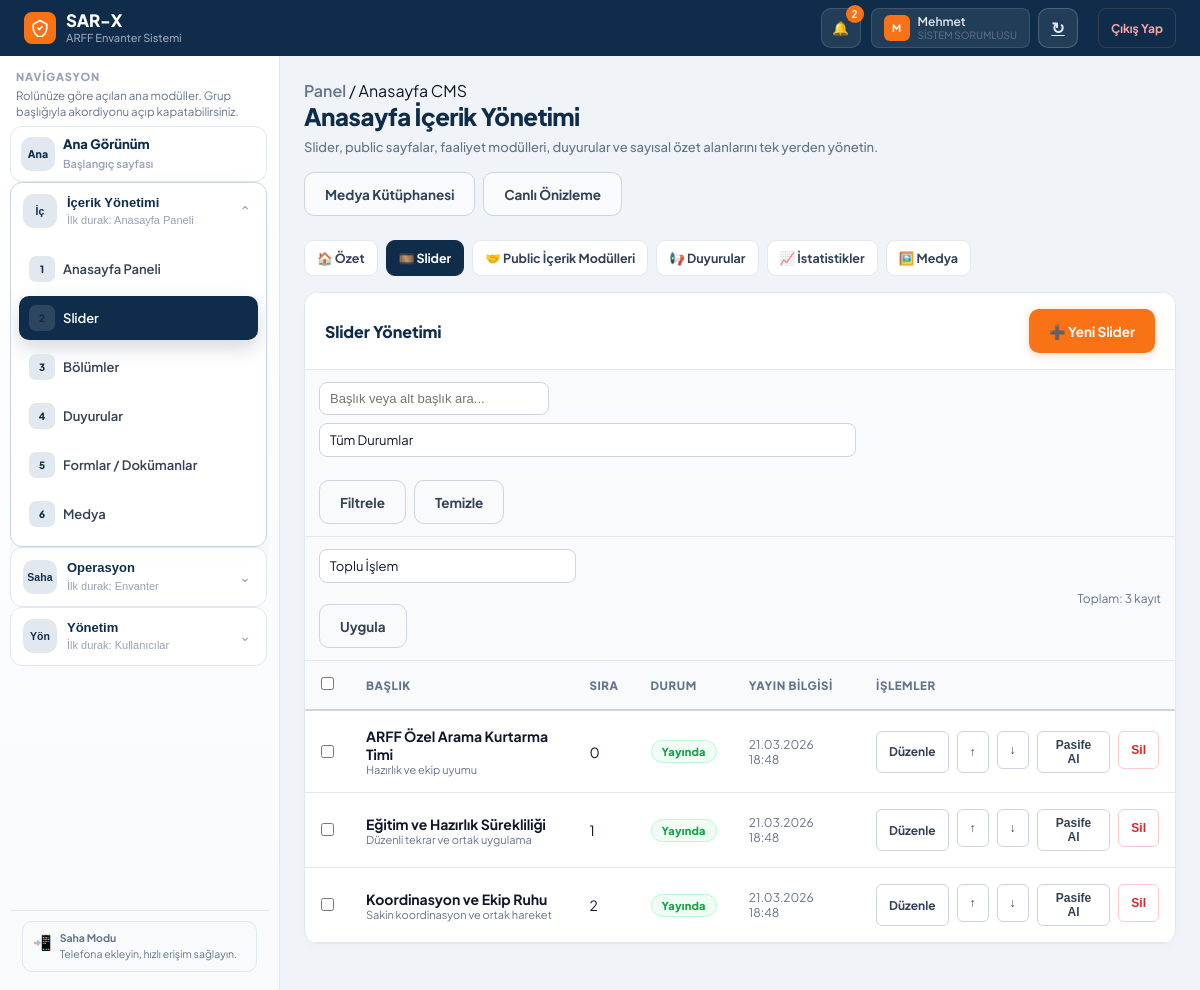
Page /admin/homepage/sliders (signed in) on the committed database.
### models.py (models this page shows, shortened)
class TimestampMixin:
    created_at = db.Column(db.DateTime, default=get_tr_now)
    updated_at = db.Column(db.DateTime, default=get_tr_now, onupdate=get_tr_now)

class SoftDeleteMixin:
    is_deleted = db.Column(db.Boolean, default=False, index=True) # Hızlı filtreleme için indekslendi
    deleted_at = db.Column(db.DateTime, nullable=True)

class Kullanici(db.Model, UserMixin, TimestampMixin, SoftDeleteMixin):
    __tablename__ = 'kullanici'
    id = db.Column(db.Integer, primary_key=True)
    kullanici_adi = db.Column(db.String(50), unique=True, nullable=False)
    sifre_hash = db.Column(db.String(256))
    tam_ad = db.Column(db.String(100), nullable=False)
    rol = db.Column(db.String(20), nullable=False, default='personel', index=True)
    havalimani_id = db.Column(db.Integer, db.ForeignKey('havalimani.id'), nullable=True, index=True)
    telefon_numarasi = db.Column(db.String(32))
    sertifika_tarihi = db.Column(db.Date)
    uzmanlik_alani = db.Column(db.String(100))
    kayit_tarihi = db.Column(db.DateTime, default=get_tr_now)
    assigned_work_orders = db.relationship(
        'WorkOrder',
        foreign_keys='WorkOrder.assigned_user_id',
        backref='assigned_user',
        lazy=True
    )
    created_work_orders = db.relationship(
        'WorkOrder',
        foreign_keys='WorkOrder.created_user_id',
        backref='created_user',
        lazy=True
    )

class HomeSlider(db.Model, TimestampMixin):
    __tablename__ = 'home_slider'
    id = db.Column(db.Integer, primary_key=True)
    title = db.Column(db.String(200), nullable=False)
    subtitle = db.Column(db.String(250))
    description = db.Column(db.Text)
    image_url = db.Column(db.String(500))
    button_text = db.Column(db.String(80), default='Detaylı Bilgi')
    button_link = db.Column(db.String(300), default='#')
    order_index = db.Column(db.Integer, default=0, index=True)
    is_active = db.Column(db.Boolean, default=True, index=True)
    @property
    def image_path(self):
        return self.image_url

class ContentWorkflow(db.Model, TimestampMixin):
    __tablename__ = 'content_workflow'
    id = db.Column(db.Integer, primary_key=True)
    entity_type = db.Column(db.String(40), nullable=False, index=True)
    entity_id = db.Column(db.Integer, nullable=False, index=True)
    status = db.Column(db.String(20), nullable=False, default='draft', index=True)
    published_at = db.Column(db.DateTime, nullable=True, index=True)
    published_by_id = db.Column(db.Integer, db.ForeignKey('kullanici.id'), nullable=True, index=True)
    last_edited_by_id = db.Column(db.Integer, db.ForeignKey('kullanici.id'), nullable=True, index=True)
    last_action = db.Column(db.String(40), nullable=True)
    __table_args__ = (
        db.UniqueConstraint('entity_type', 'entity_id', name='uq_content_workflow_entity'),
    )
    published_by = db.relationship('Kullanici', foreign_keys=[published_by_id], lazy=True)
    last_edited_by = db.relationship('Kullanici', foreign_keys=[last_edited_by_id], lazy=True)

### routes/content.py (the view)
@content_bp.route("/admin/homepage/sliders")
@login_required
@homepage_editor_required
def homepage_slider_list():
    query = HomeSlider.query.order_by(HomeSlider.order_index.asc(), HomeSlider.id.asc())
    sliders, search_query, selected_status = _apply_common_filters(query, HomeSlider, "slider")
    workflow_map = _workflow_map("slider", sliders)
    return render_template(
        "admin/homepage_slider_list.html",
        sliders=sliders,
        workflow_map=workflow_map,
        search_query=search_query,
        selected_status=selected_status,
    )

### extensions.py (called while the page is built, shortened)
def _schema_cache():
    if not current_app:
        return {"tables": {}, "columns": {}}
    return current_app.extensions.setdefault(
        "schema_cache",
        {"tables": {}, "columns": {}},
    )

def _inspection_target():
    return db.engine

def _session_in_transaction():
    try:
        session = db.session()
        return bool(session.in_transaction())
    except Exception:
        return False

def _supports_isolated_inspection():
    try:
        engine = db.engine
        return not (
            engine.dialect.name == "sqlite"
            and str(getattr(engine.url, "database", "") or "") in {"", ":memory:"}
        )
    except Exception:
        return False

def _get_inspector():
    temp_engine = None
    target = _inspection_target()
    try:
        if _session_in_transaction() and _supports_isolated_inspection():
            runtime_url = db.engine.url.render_as_string(hide_password=False)
            temp_engine = create_engine(runtime_url, poolclass=NullPool)
            target = temp_engine
        return inspect(target), temp_engine
    except Exception:
        if temp_engine is not None:
            temp_engine.dispose()
        raise

def table_exists(table_name):
    try:
        if not current_app:
            return False
        cache = _schema_cache()
        if cache["tables"].get(table_name) is True:
            return cache["tables"][table_name]
    except Exception:
        return False

def column_exists(table_name, column_name):
    try:
        if not current_app:
            return False
        cache = _schema_cache()
        if cache["columns"].get(table_name) is None or column_name not in cache["columns"].get(table_name, set()):
            inspector, temp_engine = _get_inspector()
            try:
                cache["columns"][table_name] = {
                    column.get("name") for column in inspector.get_columns(table_name)
                }
            finally:
                if temp_engine is not None:
                    temp_engine.dispose()
        return column_name in cache["columns"][table_name]
    except Exception:
        return False

### templates/admin/homepage_slider_list.html (shortened to what this page needs)
{% extends "admin/homepage_base.html" %}
{% block homepage_body %}
<div class="panel">
  <div class="panel-header">
    <div class="panel-title">Slider Yönetimi</div>
    <a class="btn btn-primary" href="{{ url_for('content.homepage_slider_create') }}">➕ Yeni Slider</a>
  </div>
  <div class="hp-toolbar">
    <form method="GET" class="hp-toolbar-left">
      <input type="search" name="q" placeholder="Başlık veya alt başlık ara..." value="{{ search_query or '' }}">
      <select name="status">
        <option value="">Tüm Durumlar</option>
      </select>
      <button class="btn btn-secondary" type="submit">Filtrele</button>
      <a class="btn btn-secondary" href="{{ url_for('content.homepage_slider_list') }}">Temizle</a>
    </form>
  </div>
  <form method="POST" action="{{ url_for('content.homepage_bulk_action', content_type='slider') }}">
    <div class="hp-toolbar">
      <div class="hp-toolbar-left hp-bulk">
        <select name="bulk_action">
          <option value="">Toplu İşlem</option>
        </select>
        <button class="btn btn-secondary" type="submit">Uygula</button>
      </div>
      <div class="hp-toolbar-right" style="font-size:12px; color:var(--text3);">Toplam: {{ sliders|length }} kayıt</div>
    </div>
    <div class="table-container">
      <table class="data-table">
        <thead>
          <tr>
            <th style="width:36px;"><input type="checkbox" id="selectAllRows"></th>
            <th>Başlık</th>
            <th>Sıra</th>
            <th>Durum</th>
            <th>Yayın Bilgisi</th>
            <th>İşlemler</th>
          </tr>
        </thead>
        <tbody>
          {% for slider in sliders %}
          {% set wf = workflow_map.get(slider.id) %}
          <tr>
            <td><input type="checkbox" name="selected_ids" value="{{ slider.id }}" class="row-selector"></td>
            <td>
              <div style="font-weight:700;">{{ slider.title }}</div>
              <div style="font-size:11px; color:var(--text3);">{{ slider.subtitle or '-' }}</div>
            </td>
            <td>{{ slider.order_index }}</td>
            <td>
              {% if wf and wf.status == 'published' %}<span class="hp-status-pill hp-status-published">Yayında</span>
              {% elif wf and wf.status == 'draft' %}<span class="hp-status-pill hp-status-draft">Taslak</span>
              {% elif wf and wf.status == 'archived' %}<span class="hp-status-pill hp-status-archived">Arşiv</span>
              {% else %}<span class="hp-status-pill hp-status-passive">Pasif</span>{% endif %}
            </td>
            <td style="font-size:12px; color:var(--text3);">
              {% if wf and wf.published_at %}{{ wf.published_at.strftime('%d.%m.%Y %H:%M') }}{% else %}-{% endif %}
            </td>
            <td>
              <div class="row-actions">
                <a class="row-btn" href="{{ url_for('content.homepage_slider_edit', slider_id=slider.id) }}">Düzenle</a>
                <form method="POST" action="{{ url_for('content.homepage_move_item', content_type='slider', item_id=slider.id, direction='up') }}">
                  <button class="row-btn" type="submit">↑</button>
                </form>
                <form method="POST" action="{{ url_for('content.homepage_move_item', content_type='slider', item_id=slider.id, direction='down') }}">
                  <button class="row-btn" type="submit">↓</button>
                </form>
                <form method="POST" action="{{ url_for('content.homepage_slider_toggle', slider_id=slider.id) }}">
                  <button class="row-btn" type="submit">{{ 'Pasife Al' if wf and wf.status == 'published' else 'Yayınla' }}</button>
                </form>
                <form method="POST" action="{{ url_for('content.homepage_slider_delete', slider_id=slider.id) }}" onsubmit="return confirm('Slider silinsin mi?');">
                  <button class="row-btn" type="submit" style="color:var(--red); border-color:var(--red-border);">Sil</button>
                </form>
              </div>
            </td>
          </tr>
          {% else %}
          <tr><td colspan="6"><div class="hp-empty">Henüz slider kaydı yok. Yeni slider oluşturarak başlayabilirsiniz.</div></td></tr>
          {% endfor %}
        </tbody>
      </table>
    </div>
  </form>
</div>
{% endblock %}

### templates/base.html (shortened to what this page needs)
<!DOCTYPE html>
<html lang="tr">
<head>
</head>
<body>
<div class="app-shell">
  <header class="topbar">
    <a href="{{ url_for(home_endpoint) }}" class="logo">
      <div class="logo-mark">
        <svg viewBox="0 0 24 24"><path d="M12 2L3 7v5c0 5.5 3.8 10.7 9 12 5.2-1.3 9-6.5 9-12V7L12 2z"/><path d="M9 12l2 2 4-4"/></svg>
      </div>
      <div>
        <div class="logo-text-main">SAR-X</div>
        <div class="logo-text-sub">ARFF Envanter Sistemi</div>
      </div>
    </a>
    <div class="topbar-end">
      <div class="notification-wrap">
        <button type="button" class="notification-btn" id="notificationToggle" aria-label="Bildirimler">
          🔔
          {% if unread_notification_count %}
          <span class="notification-count">{{ unread_notification_count }}</span>
          {% endif %}
        </button>
      </div>
      {% if role_switch_enabled %}
      <div class="user-menu-actions">
        <div class="user-chip">
          <div class="user-avatar">{{ kullanici_ad[0] if kullanici_ad else 'U' }}</div>
          <div>
            <div class="user-name">{{ kullanici_ad }}</div>
            <div class="user-role">
              {{ rol_etiketi or rol }}
            </div>
          </div>
        </div>
        <a href="{{ url_for('auth.role_switch') }}" class="role-switch-launch" id="roleSwitchLaunch" aria-label="Rol değiştir sayfasını aç" title="Rol değiştir">
          <span aria-hidden="true">↻</span>
        </a>
      </div>
      {% endif %}
      <form method="POST" action="{{ url_for('auth.logout') }}" style="display:inline;">
        <button type="submit" class="logout-btn">Çıkış Yap</button>
      </form>
    </div>
  </header>
  <nav class="sidebar" id="sidebarNav">
    <div class="sidebar-scroll">
      <div class="sidebar-head">
        <div class="sidebar-kicker">Navigasyon</div>
        <div class="sidebar-subtitle">Rolünüze göre açılan ana modüller. Grup başlığıyla akordiyonu açıp kapatabilirsiniz.</div>
      </div>
      {% for group in sidebar_groups %}
      {% if group.single_link %}
      {% set item = group["items"][0] %}
      <section class="sidebar-group" data-group="{{ group.key }}" data-sidebar-direct="{{ group.key }}">
        <a href="{{ item.url }}" class="sidebar-group-toggle nav-item {% if item.active %}active{% endif %}" style="margin-top:0;" data-sidebar-link {% if item.active %}aria-current="page"{% endif %}>
          <div class="sidebar-group-icon">{{ group.icon }}</div>
          <div class="sidebar-group-body">
            <div class="sidebar-group-label">{{ group.label }}</div>
            <div class="sidebar-group-meta">Başlangıç sayfası</div>
          </div>
        </a>
      </section>
      {% else %}
      <section class="sidebar-group {% if group.open %}is-open{% endif %}" data-group="{{ group.key }}" data-sidebar-state="{% if group.open %}open{% else %}closed{% endif %}">
        <button
          type="button"
          class="sidebar-group-toggle"
          data-sidebar-group="{{ group.key }}"
          data-sidebar-target="{{ group['items'][0].url }}"
          id="sidebarGroupToggle-{{ group.key }}"
          aria-expanded="{% if group.open %}true{% else %}false{% endif %}"
          aria-controls="sidebarGroup-{{ group.key }}"
        >
          <div class="sidebar-group-icon">{{ group.icon }}</div>
          <div class="sidebar-group-body">
            <div class="sidebar-group-label">{{ group.label }}</div>
            <div class="sidebar-group-meta">İlk durak: {{ group["items"][0].label }}</div>
          </div>
          <div class="sidebar-group-chevron">⌄</div>
        </button>
        <div class="sidebar-group-items" id="sidebarGroup-{{ group.key }}" role="group" aria-labelledby="sidebarGroupToggle-{{ group.key }}">
          {% for item in group["items"] %}
          <a href="{{ item.url }}" class="nav-item {% if item.active %}active{% endif %}" data-sidebar-link {% if item.active %}aria-current="page"{% endif %}>
            <div class="nav-icon">{{ loop.index }}</div> {{ item.label }}
          </a>
          {% endfor %}
        </div>
      </section>
      {% endif %}
      {% endfor %}
    </div>
    <div class="sidebar-footer">
      <div class="pwa-banner">
        <div class="pwa-icon">📲</div>
        <div class="pwa-text">
          <strong>Saha Modu</strong>
          Telefona ekleyin, hızlı erişim sağlayın.
        </div>
      </div>
    </div>
  </nav>
  <main class="main-content">
    <div class="main-inner">
        {% block body %}{% endblock %}
    </div>
  </main>
</div>
</body>
</html>

### rows in the picture
Kullanici: tam_ad "M", tam_ad "Mehmet"
HomeSlider: title "ARFF Özel Arama Kurtarma Timi", subtitle "Hazırlık ve ekip uyumu", order_index "0"
ContentWorkflow: published_at "21.03.2026 18:48", status "Pasife Al"
HomeSlider: title "Eğitim ve Hazırlık Sürekliliği", subtitle "Düzenli tekrar ve ortak uygulama", order_index "1"
ContentWorkflow: published_at "21.03.2026 18:48", status "Pasife Al"
HomeSlider: title "Koordinasyon ve Ekip Ruhu", subtitle "Sakin koordinasyon ve ortak hareket", order_index "2"
ContentWorkflow: published_at "21.03.2026 18:48", status "Pasife Al"

### other values in the picture
{{ unread_notification_count }} "2"
{{ rol_etiketi or rol }} "SISTEM SORUMLUSU"
{{ group.icon }} "Ana"
{{ group.label }} "Ana Görünüm"
{{ group.icon }} "İç" "Saha" "Yön"
{{ group.label }} "İçerik Yönetimi" "Operasyon" "Yönetim"
{{ group["items"][0].label }} "Anasayfa Paneli" "Envanter" "Kullanıcılar"
{{ item.label }} "Anasayfa Paneli" "Slider" "Bölümler" "Duyurular" "Formlar / Dokümanlar" "Medya"
{{ sliders|length }} "3"
